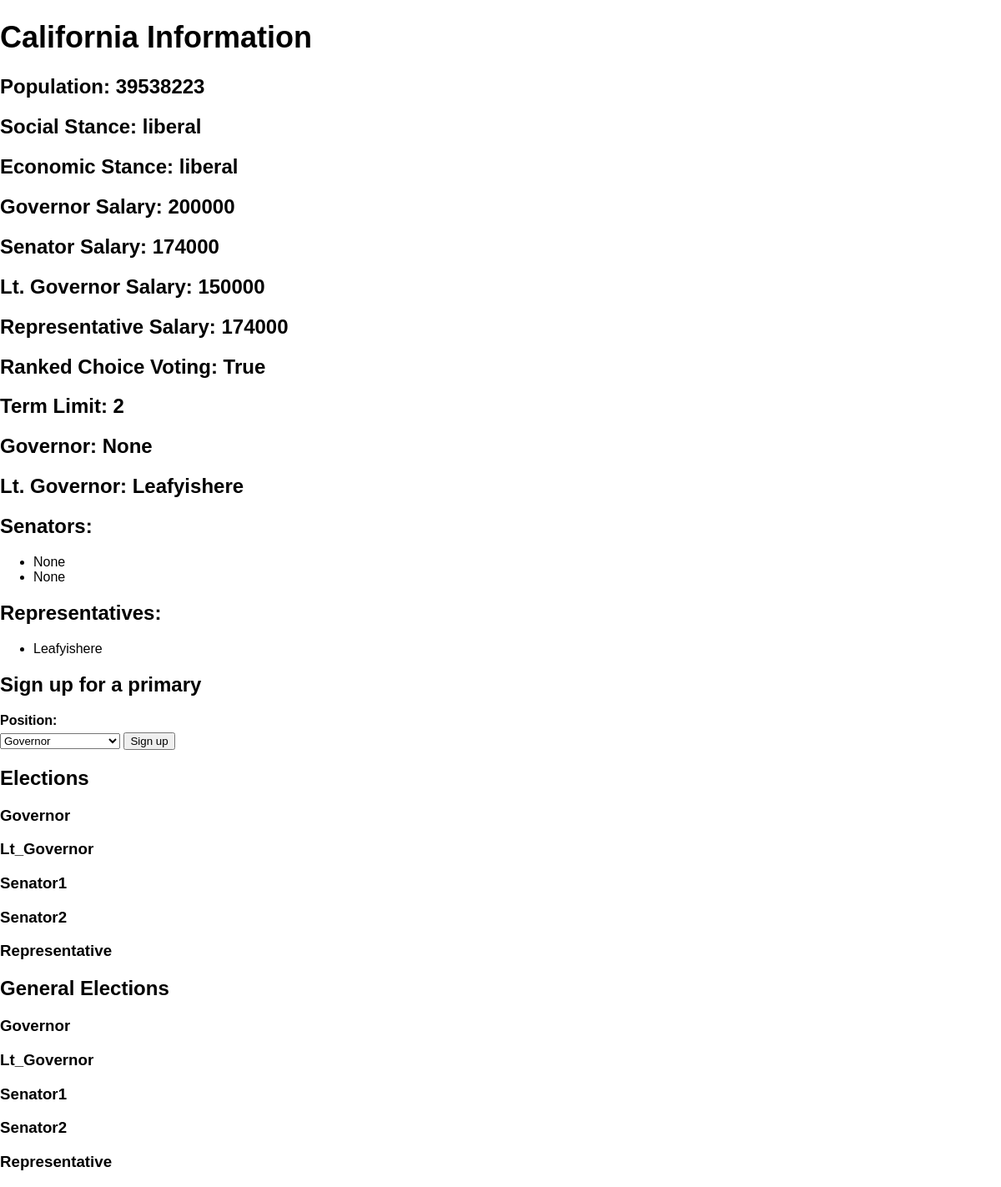
/state/1 (signed in), run on the app's committed database.
### app.py (models this page shows, shortened)
class State(db.Model):
    id = db.Column(db.Integer, primary_key=True)
    name = db.Column(db.String(100))
    population = db.Column(db.Integer)
    social_stance = db.Column(db.String(100))
    economic_stance = db.Column(db.String(100))
    governor_salary = db.Column(db.Integer)
    senator_salary = db.Column(db.Integer)
    lt_governor_salary = db.Column(db.Integer)
    representative_salary = db.Column(db.Integer)
    ranked_choice_voting = db.Column(db.Boolean)
    term_limit = db.Column(db.Integer)
    governor_id = db.Column(db.Integer, db.ForeignKey('politician.id'))
    lt_governor_id = db.Column(db.Integer, db.ForeignKey('politician.id'))
    senator1_id = db.Column(db.Integer, db.ForeignKey('politician.id'))
    senator2_id = db.Column(db.Integer, db.ForeignKey('politician.id'))
    representative_id = db.Column(db.Integer, db.ForeignKey('politician.id'))
    governor = db.relationship('Politician', foreign_keys=[governor_id], uselist=False)
    lt_governor = db.relationship('Politician', foreign_keys=[lt_governor_id], uselist=False)
    senator1 = db.relationship('Politician', foreign_keys=[senator1_id], uselist=False)
    senator2 = db.relationship('Politician', foreign_keys=[senator2_id], uselist=False)
    representative = db.relationship('Politician', foreign_keys=[representative_id], uselist=False)

class Politician(db.Model):
    id = db.Column(db.Integer, primary_key=True)
    name = db.Column(db.String(100))
    gender = db.Column(db.String(10))
    party = db.Column(db.String(100))
    bio = db.Column(db.Text)
    avatar = db.Column(db.String(100))
    state_id = db.Column(db.Integer, db.ForeignKey('state.id'))
    money = db.Column(db.Integer, default=1000000)
    hourly_money_generation = db.Column(db.Integer, default=10000)
    fundraiser_cost = db.Column(db.Integer, default=5)  # New field
    total_poll_percent = db.Column(db.Float, nullable=False, default=100.0)
    rallies_run = db.Column(db.Integer, default=0)
    ads_run = db.Column(db.Integer, default=0)
    state = db.relationship('State', backref=db.backref('politicians', lazy=True), foreign_keys=[state_id])

### app.py (the view)
@app.route('/state/<int:state_id>')
def state(state_id):
    state_data = State.query.get(state_id)
    if state_data is None:
        abort(404)  # Sends a 404 error to the client
    if 'politician_id' in session:
        politician = Politician.query.get(session['politician_id'])
        user_is_signed_up = Primary.query.filter_by(politician_id=politician.id, state_id=state_id).first() is not None
    else:
        politician = None
        user_is_signed_up = False
    state_data.governor = Politician.query.get(state_data.governor_id)
    state_data.lt_governor = Politician.query.get(state_data.lt_governor_id)
    state_data.senator1 = Politician.query.get(state_data.senator1_id)
    state_data.senator2 = Politician.query.get(state_data.senator2_id)
    state_data.representative = Politician.query.get(state_data.representative_id)
    primaries = {}
    positions = ['governor', 'lt_governor', 'senator1', 'senator2', 'representative']
    for position in positions:
        primaries_for_position = Primary.query.filter_by(position=position, state_id=state_id).all()
        politicians_for_position = [{'politician': Politician.query.get(primary.politician_id), 'poll_percent': primary.poll_percent} for primary in primaries_for_position]
        primaries[position] = politicians_for_position
    general_elections = {}
    for position in positions:
        general_elections_for_position = GeneralElection.query.filter_by(position=position, state_id=state_id).all()
        politicians_for_position = [{'politician': Politician.query.get(general_election.politician_id)} for general_election in general_elections_for_position]
        general_elections[position] = politicians_for_position
    user_in_general = False
    if politician:
        for position, politicians in general_elections.items():
            if any(p['politician'].id == politician.id for p in politicians):
                user_in_general = True
                break
    return render_template('state.html', state=state_data, politician=politician,
                           user_is_signed_up=user_is_signed_up, primaries=primaries,
                           general_elections=general_elections, user_in_general=user_in_general)

### templates/state.html (shortened to what this page needs)
<!DOCTYPE html>
<html>
<head>
    <link rel="stylesheet" type="text/css" href="{{ url_for('static', filename='styles.css') }}">
</head>
<body>
    <h1>{{ state.name }} Information</h1>
    <h2>Population: {{ state.population }}</h2>
    <h2>Social Stance: {{ state.social_stance }}</h2>
    <h2>Economic Stance: {{ state.economic_stance }}</h2>
    <h2>Governor Salary: {{ state.governor_salary }}</h2>
    <h2>Senator Salary: {{ state.senator_salary }}</h2>
    <h2>Lt. Governor Salary: {{ state.lt_governor_salary }}</h2>
    <h2>Representative Salary: {{ state.representative_salary }}</h2>
    <h2>Ranked Choice Voting: {{ state.ranked_choice_voting }}</h2>
    <h2>Term Limit: {{ state.term_limit }}</h2>
    <h2>Governor: {{ state.governor.name if state.governor else 'None' }}</h2>
    <h2>Lt. Governor: {{ state.lt_governor.name if state.lt_governor else 'None' }}</h2>
    <h2>Senators:</h2>
    <ul>
        <li>{{ state.senator1.name if state.senator1 else 'None' }}</li>
        <li>{{ state.senator2.name if state.senator2 else 'None' }}</li>
    </ul>
    <h2>Representatives:</h2>
    <ul>
        <li>{{ state.representative.name if state.representative else 'None' }}</li>
    </ul>
    {% if politician %}
        {% if not user_is_signed_up %}
            <h2>Sign up for a primary</h2>
            <form id="signupForm">
                <label for="position">Position:</label>
                <select name="position" id="position">
                    <option value="governor">Governor</option>
                </select>
                <input type="submit" value="Sign up">
            </form>
        {% else %}
            <p>You have already signed up for a primary in your state.</p>
        {% endif %}
    {% else %}
        <p>Please log in to sign up for a primary.</p>
    {% endif %}
    <h2>Elections</h2>
    {% for position, politicians in primaries.items() %}
        <h3>{{ position.title() }}</h3>
    {% endfor %}
    <h2>General Elections</h2>
    {% for position, politicians in general_elections.items() %}
        <h3>{{ position.title() }}</h3>
    {% endfor %}
</body>
</html>

### templates/static/styles.css (style rules this page uses)
body { font-family: Arial, sans-serif; margin: 0; padding: 0; }
h1 { font-size: 36px; }
label { display: block; font-weight: bold; margin-bottom: 5px; }

### data on the page
State: name "California", population "39538223", social_stance "liberal", economic_stance "liberal", governor_salary "200000", senator_salary "174000", lt_governor_salary "150000", representative_salary "174000", ranked_choice_voting "True", term_limit "2"
Politician: lt_governor "Leafyishere", representative "Leafyishere"

### other printed values
{{ state.governor.name if state.governor else 'None' }} "None"
{{ state.senator1.name if state.senator1 else 'None' }} "None"
{{ state.senator2.name if state.senator2 else 'None' }} "None"
{{ position.title() }} "Governor" "Lt_Governor" "Senator1" "Senator2" "Representative"
